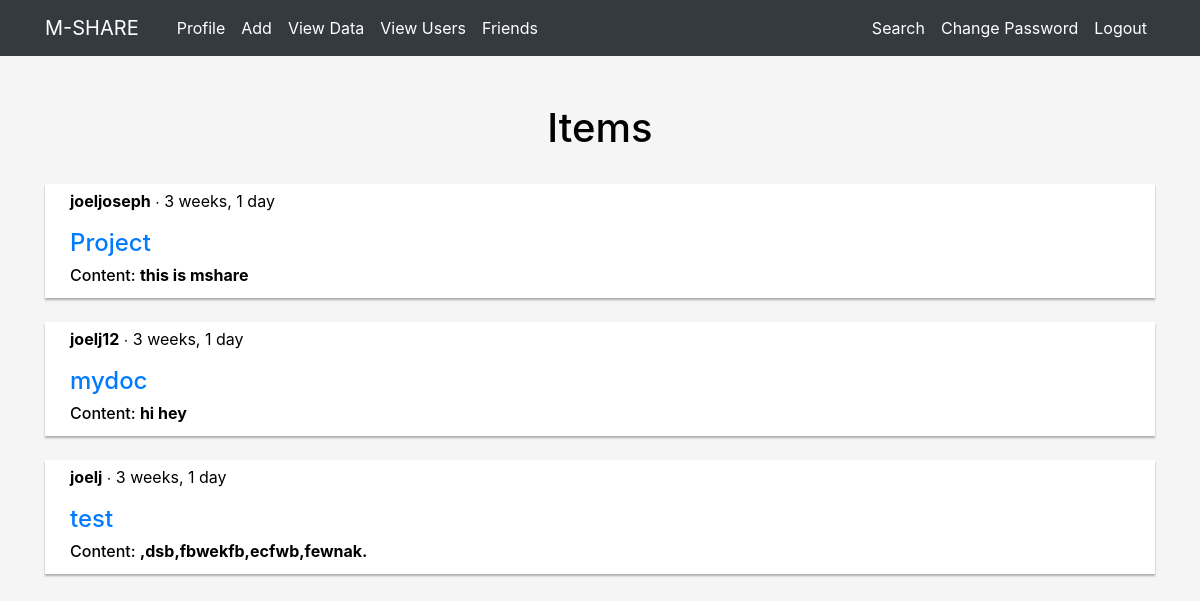
The app's page /items/ (signed in) with its own data.
### mshare/models.py (models this page shows, shortened)
class Share(models.Model):
    author=models.CharField(max_length=30)
    title=models.CharField(max_length=50)
    content=models.TextField()
    date=models.DateTimeField(default=timezone.now)
    likes=models.IntegerField(default=0)

### mshare/views.py (the view)
# urls.py: path('items/',views.items,name='items'),
@login_required
def items(request):
    item=Share.objects.order_by('-date').filter(author=request.user)
    try:
        friend = Friends.objects.get(current_user=request.user)
        friends = friend.users.all()
        for f in friends:
                obj=Share.objects.filter(author=f.username)
                item = item | obj
    except Friends.DoesNotExist:
        friends=None
    return render(request,'mshare/items.html',{'item':item})

### mshare/templates/mshare/items.html
{% extends 'mshare/base.html' %}
{% block content %}   <br>
<h1 class="row justify-content-center mt-4">Items</h1>
{% for d in item %}
<br><div style="width: 100%;
padding: auto;
border: 5px solid white;
background:white;
box-shadow: 0px 2px 2px rgba(0, 0, 0, 0.3);
margin: 0px; padding-left: 20px;"
>
 <p><b>{{d.author}}</b> &#8729   {{ d.date|timesince }}</p>
 <h4><a href="{% url 'detail' d.id %}">{{ d.title }}</a></h4>
 <h6>Content: <strong> {{ d.content }}</strong></h6>
 </div>
{% endfor %}
{% endblock %}

### records on screen
Share: author "joeljoseph", date "3 weeks, 1 day", title "Project", content "this is mshare"
Share: author "joelj12", date "3 weeks, 1 day", title "mydoc", content "hi hey"
Share: author "joelj", date "3 weeks, 1 day", title "test", content ",dsb,fbwekfb,ecfwb,fewnak."
